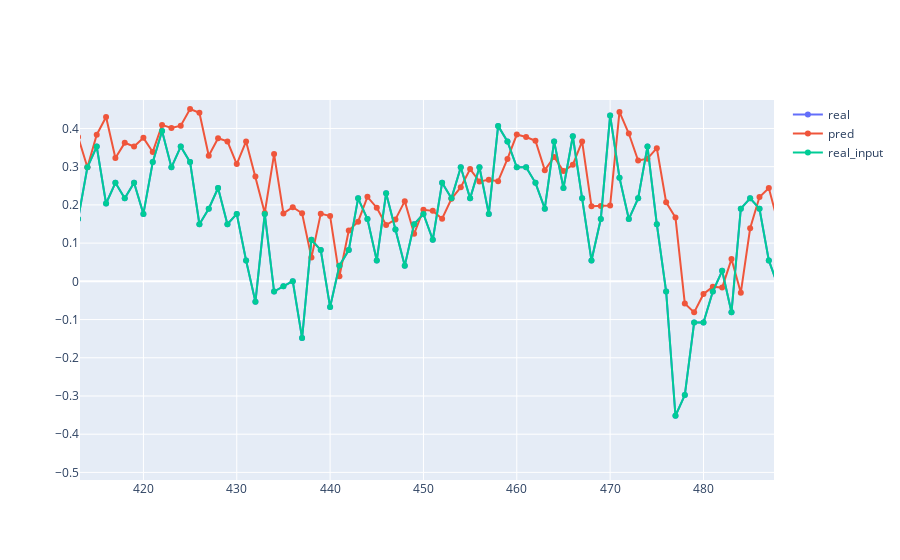

The cell this chart's notebook holds for it:
### Code cell
import plotly.graph_objects as go

# Create random data with numpy
import numpy as np

random_x =np.arange(1008)

# Create traces
fig = go.Figure()
fig.add_trace(go.Scatter(x=random_x, y=real[1:1009],
                    mode='lines+markers',
                    name='real'))
fig.add_trace(go.Scatter(x=random_x, y=aaa[0],
                    mode='lines+markers',
                    name='pred'))
fig.add_trace(go.Scatter(x=random_x, y=np.array(ddd[0]).reshape((1008)),
                    mode='lines+markers',
                    name='real_input'))

fig.show()

### Figure 1 — Plotly figure (JSON) as saved in the notebook; plotly's stock layout.template omitted (floating-point values rounded to 4 significant figures; data arrays with more than 128 entries replaced by an {"elided": "..."} marker saying what was removed)
{"data": [{"mode": "lines+markers", "name": "real", "type": "scatter", "x": {"elided": "1008 int values"}, "y": {"elided": "1008 float values"}}, {"mode": "lines+markers", "name": "pred", "type": "scatter", "x": {"elided": "1008 int values"}, "y": {"elided": "1008 float values"}}, {"mode": "lines+markers", "name": "real_input", "type": "scatter", "x": {"elided": "1008 int values"}, "y": {"elided": "1008 float values"}}], "layout": {"autosize": true, "dragmode": "pan", "xaxis": {"autorange": false, "range": [413.2, 487.6], "type": "linear"}, "yaxis": {"autorange": false, "range": [-0.5199, 0.4745], "type": "linear"}}}
